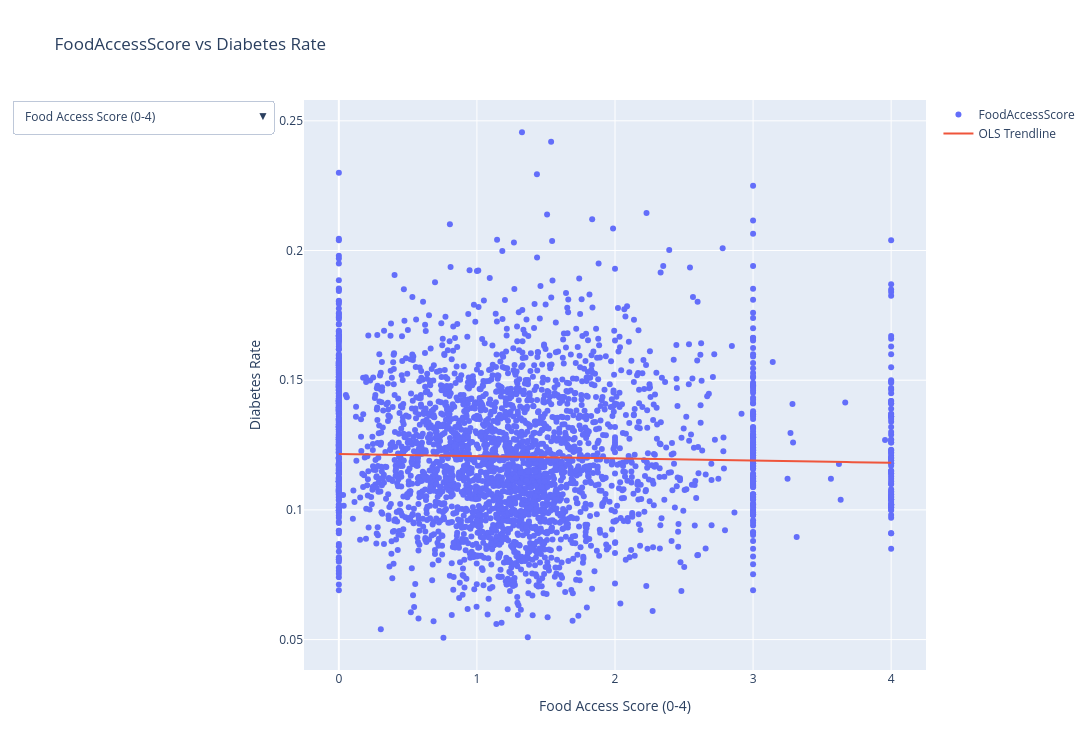

Notebook code for this chart:
### Code cell
fig.update_layout(
    updatemenus=[
        dict(
            buttons=buttons,
            direction="down",
            showactive=True
        )
    ],
    xaxis_title=labels[features[0]],
    yaxis_title="Diabetes Rate",
    title=f"{features[0]} vs Diabetes Rate",
    height = 750,
    width = 1200
)

fig.show()
